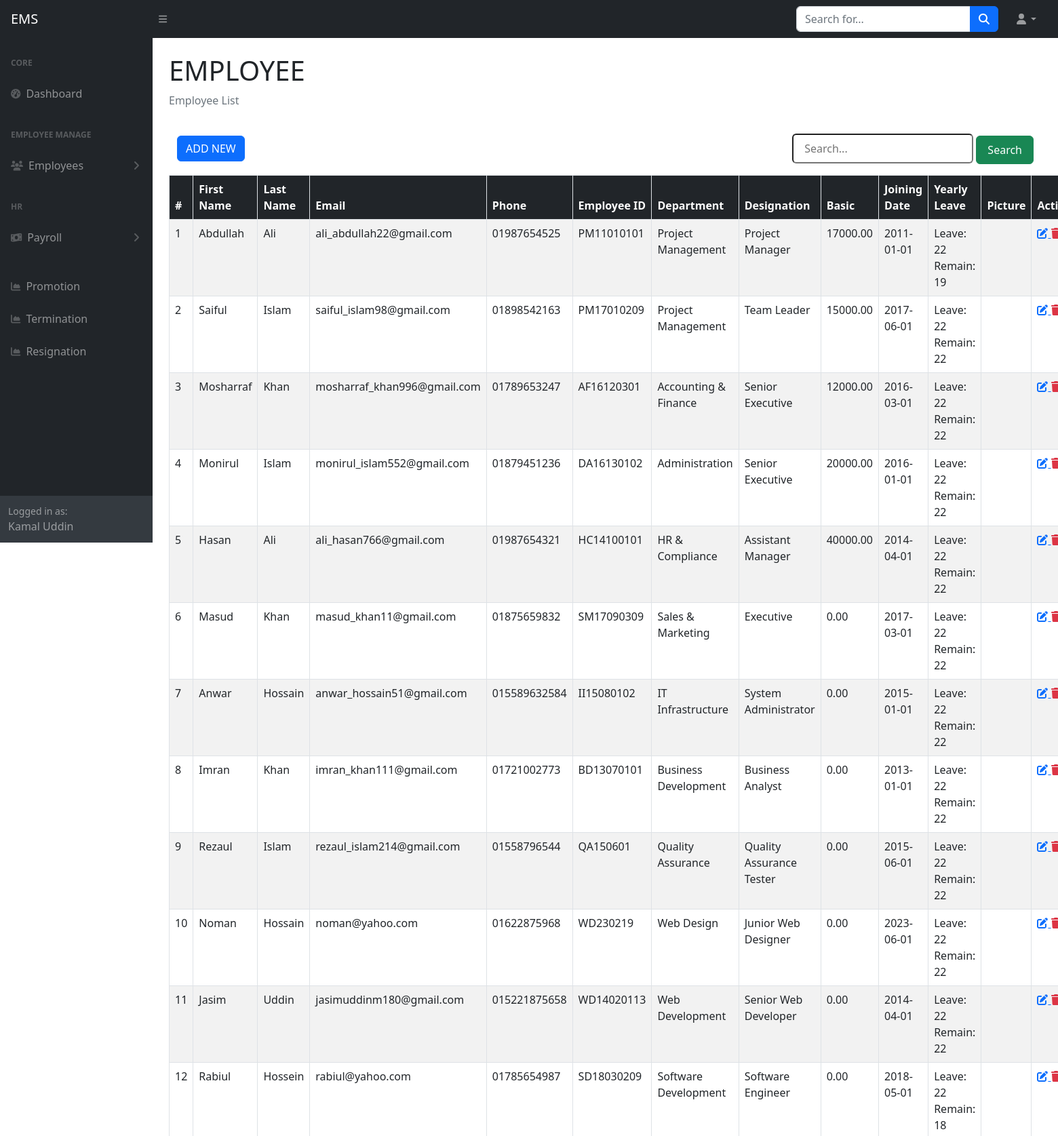
Screenshot of /employee_list.php (signed in, upper part) with the database file from the repository.
### tables this page shows
CREATE TABLE `tbl_employees` (
  `id` int(50) NOT NULL,
  `first_name` varchar(255) NOT NULL,
  `last_name` varchar(255) NOT NULL,
  `email` varchar(255) NOT NULL,
  `phone` varchar(15) DEFAULT NULL,
  `employee_id` varchar(255) DEFAULT NULL,
  `department_id` int(11) DEFAULT NULL,
  `designation_id` int(11) DEFAULT NULL,
  `joining_date` date DEFAULT NULL,
  `yearly_leave` int(11) NOT NULL,
  `image` varchar(255) DEFAULT NULL,
  `basic_salary` decimal(10,2) NOT NULL,
  `created_at` datetime DEFAULT NULL,
  `created_by` varchar(255) DEFAULT NULL,
  `updated_at` datetime DEFAULT NULL,
  `updated_by` varchar(255) DEFAULT NULL,
  `deleted_at` datetime DEFAULT NULL
);

CREATE TABLE `tbl_department` (
  `id` int(11) NOT NULL,
  `department_name` varchar(255) NOT NULL,
  `date` date NOT NULL,
  `created_at` datetime NOT NULL,
  `created_by` varchar(255) NOT NULL,
  `updated_at` datetime NOT NULL,
  `updated_by` varchar(255) NOT NULL,
  `deleted_at` datetime NOT NULL
);

CREATE TABLE `tbl_designations` (
  `id` int(11) NOT NULL,
  `designation` varchar(255) NOT NULL,
  `house_rent` double(8,2) DEFAULT NULL,
  `medical_allowance` decimal(10,2) DEFAULT NULL,
  `pf` decimal(10,2) DEFAULT NULL,
  `tax` decimal(10,2) DEFAULT NULL,
  `bonus` decimal(10,2) DEFAULT NULL,
  `created_at` datetime NOT NULL,
  `created_by` varchar(255) NOT NULL,
  `updated_at` datetime NOT NULL,
  `updated_by` varchar(255) NOT NULL,
  `deleted_at` datetime DEFAULT NULL
);

### include/settings.php (called while the page is built)
<?php
$protocol = isset($_SERVER['HTTPS']) ? 'https' : 'http';
$base_url="$protocol://".$_SERVER['SERVER_NAME']."/".explode('/',$_SERVER['SCRIPT_NAME'])[1]."/";
    require_once('class/crud.php');
    $mysqli=new crud;
?>

### class/crud.php (called while the page is built, shortened)
<?php
    class crud{
        private $host='localhost';
        private $user='root';
        private $password='';
        private $database='employee';
        private $connection;
        public function __construct(){
            $this->connection=new mysqli($this->host,$this->user,$this->password,$this->database);
        }
        public function common_select_query($sql){
            $result=array();
            $error=false;
            $rs=$this->connection->query($sql);
            if($rs){
                if($rs->num_rows > 0){
                    while($r=$rs->fetch_object()){
                        array_push($result,$r);
                    }
                }
            }else{
                $error=$this->connection->error;
            }
            $return = array('data'=>$result,'error'=>$error);
            return $return;
        }
    }
?>

### employee_list.php (the view)
<?php require_once('include/header.php') ?>
<?php require_once('include/sidebar.php') ?>
<div class="container-fluid px-4">
    <h1 class="mt-4">EMPLOYEE</h1>
    <ol class="breadcrumb mb-4">
        <li class="breadcrumb-item active">Employee List</li>
    </ol>
    <div class="container-fluid">
        <div class="row ">
            <div class="col-md-12">
            <a href="<?= $base_url?>employee_create.php"class="btn btn-primary mt-3">ADD NEW</a>
                <form action="search.php" method="GET" class="form-inline float-end">
                    <input class="rounded px-3 py-2" type="search" name="query" placeholder="Search...">
                    <button class="btn btn-success py-2 px-3 my-3" type="submit">Search</button>
                </form>
            </div>
        </div>
    </div>
    <table class="table table-striped table-bordered">
        <thead class="bg-dark text-white">
            <tr>
                <th>#</th>
                <th>First Name</th>
                <th>Last Name</th>
                <th>Email</th>
                <th>Phone</th>
                <th>Employee ID</th>
                <th>Department</th>
                <th>Designation</th>
                <th>Basic</th>
                <th>Joining Date</th>
                <th>Yearly Leave</th>
                <th>Picture</th>
                <th>Action</th>
            </tr>
        </thead>
        <tbody>
            <?php
                    $data=$mysqli->common_select_query("SELECT tbl_employees.*, tbl_department.department_name, tbl_designations.designation,
                    (select sum(days) from tbl_leaves where tbl_leaves.employee_id=tbl_employees.id) as leaved
                    FROM `tbl_employees`
                                        join tbl_designations on tbl_designations.id=tbl_employees.designation_id
                                        join tbl_department on tbl_department.id=tbl_employees.department_id
                                        WHERE tbl_employees.deleted_at is null");
                if(!$data['error']){
                        foreach($data['data'] as $d){
                    ?>
            <tr>
                <td><?= $d->id ?></td>
                <td><?= $d->first_name ?></td>
                <td><?= $d->last_name ?></td>
                <td><?= $d->email ?></td>
                <td><?= $d->phone ?></td>
                <td><?= $d->employee_id ?></td>
                <td><?= $d->department_name ?></td>
                <td><?= $d->designation ?></td>
                <td><?= $d->basic_salary ?></td>
                <td><?= $d->joining_date ?></td>
                <td>
                    Leave: <?= $d->yearly_leave ?><br>
                    Remain: <?= ($d->yearly_leave - $d->leaved) ?>
                </td>
                <td><img src="upload/users/<?= $d->image ?>" width="50px" alt=""></td>
                <td>
                    <a title="Update" href="<?= $base_url?>employee_edit.php?id=<?= $d->id ?>">
                        <i class="fa fa-edit"></i>
                    </a>
                    <a title="Delete" class="text-danger" href="employee_delete.php?id=<?= $d->id ?>">
                        <i class="fa fa-trash"></i>
                    </a>
                </td>
            </tr>
            <?php } } ?>
        </tbody>
    </table>
</div>
<?php require_once('include/footer.php') ?>

### rows the page displays
tbl_employees: id "1", first_name "Abdullah", last_name "Ali", email "ali_abdullah22@gmail.com", phone "01987654525", employee "PM11010101", department.department_name "Project Management", designation.designation "Project Manager", basic_salary "17000.00", joining_date "2011-01-01", yearly_leave "22", leaved "19"
tbl_employees: id "2", first_name "Saiful", last_name "Islam", email "saiful_islam98@gmail.com", phone "01898542163", employee "PM17010209", department.department_name "Project Management", designation.designation "Team Leader", basic_salary "15000.00", joining_date "2017-06-01", yearly_leave "22", $d->yearly_leave-$d->leaved "22"
tbl_employees: id "3", first_name "Mosharraf", last_name "Khan", email "mosharraf_khan996@gmail.com", phone "01789653247", employee "AF16120301", department.department_name "Accounting & Finance", designation.designation "Senior Executive", basic_salary "12000.00", joining_date "2016-03-01", yearly_leave "22", $d->yearly_leave-$d->leaved "22"
tbl_employees: id "4", first_name "Monirul", last_name "Islam", email "monirul_islam552@gmail.com", phone "01879451236", employee "DA16130102", department.department_name "Administration", designation.designation "Senior Executive", basic_salary "20000.00", joining_date "2016-01-01", yearly_leave "22", $d->yearly_leave-$d->leaved "22"
tbl_employees: id "5", first_name "Hasan", last_name "Ali", email "ali_hasan766@gmail.com", phone "01987654321", employee "HC14100101", department.department_name "HR & Compliance", designation.designation "Assistant Manager", basic_salary "40000.00", joining_date "2014-04-01", yearly_leave "22", $d->yearly_leave-$d->leaved "22"
tbl_employees: id "6", first_name "Masud", last_name "Khan", email "masud_khan11@gmail.com", phone "01875659832", employee "SM17090309", department.department_name "Sales & Marketing", designation.designation "Executive", basic_salary "0.00", joining_date "2017-03-01", yearly_leave "22", $d->yearly_leave-$d->leaved "22"
tbl_employees: id "7", first_name "Anwar", last_name "Hossain", email "anwar_hossain51@gmail.com", phone "015589632584", employee "II15080102", department.department_name "IT Infrastructure", designation.designation "System Administrator", basic_salary "0.00", joining_date "2015-01-01", yearly_leave "22", $d->yearly_leave-$d->leaved "22"
tbl_employees: id "8", first_name "Imran", last_name "Khan", email "imran_khan111@gmail.com", phone "01721002773", employee "BD13070101", department.department_name "Business Development", designation.designation "Business Analyst", basic_salary "0.00", joining_date "2013-01-01", yearly_leave "22", $d->yearly_leave-$d->leaved "22"
tbl_employees: id "9", first_name "Rezaul", last_name "Islam", email "rezaul_islam214@gmail.com", phone "01558796544", employee "QA150601", department.department_name "Quality Assurance", designation.designation "Quality Assurance Tester", basic_salary "0.00", joining_date "2015-06-01", yearly_leave "22", $d->yearly_leave-$d->leaved "22"
tbl_employees: id "10", first_name "Noman", last_name "Hossain", email "noman@yahoo.com", phone "01622875968", employee "WD230219", department.department_name "Web Design", designation.designation "Junior Web Designer", basic_salary "0.00", joining_date "2023-06-01", yearly_leave "22", $d->yearly_leave-$d->leaved "22"
tbl_employees: id "11", first_name "Jasim", last_name "Uddin", email "jasimuddinm180@gmail.com", phone "015221875658", employee "WD14020113", department.department_name "Web Development", designation.designation "Senior Web Developer", basic_salary "0.00", joining_date "2014-04-01", yearly_leave "22", $d->yearly_leave-$d->leaved "22"
tbl_employees: id "12", first_name "Rabiul", last_name "Hossein", email "rabiul@yahoo.com", phone "01785654987", employee "SD18030209", department.department_name "Software Development", designation.designation "Software Engineer", basic_salary "0.00", joining_date "2018-05-01", yearly_leave "22", leaved "18"

### other values shown
$_SESSION['username'] "Kamal Uddin"
